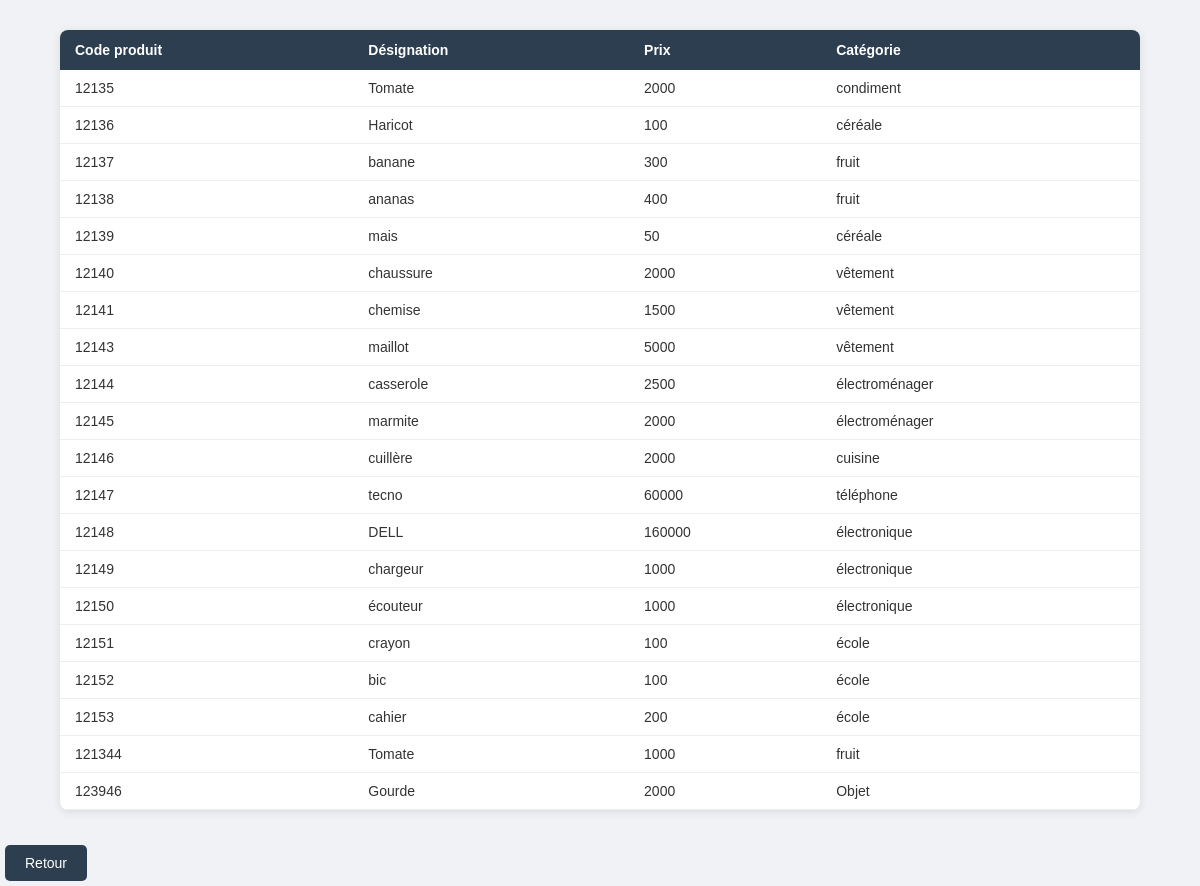
Screenshot of /voirarticle.php (signed in) with the database file from the repository.
### tables this page shows
CREATE TABLE IF NOT EXISTS `articles` (
  `id_articles` int unsigned NOT NULL AUTO_INCREMENT,
  `designation` varchar(50) DEFAULT NULL,
  `prix` int DEFAULT NULL,
  `categorie` text,
  PRIMARY KEY (`id_articles`)
);

### voirarticle.php (the view, shortened to what this page needs)
<?php
include_once "config.php";
if (!isset($_SESSION['user_id'])) {
    header("location: index.php");
    exit();
} else {
    $req = $idcom->prepare("SELECT * FROM articles ");
    $req->execute();
    $prod = $req->fetchAll();
}
?>
<!DOCTYPE html>
<html lang="en">
<head>
    <link rel="stylesheet" href="style.css">
</head>
<body>
    <table>
        <tr>
            <th>Code produit</th>
            <th>Désignation</th>
            <th>Prix</th>
            <th>Catégorie</th>
        </tr>
        <?php
        foreach ($prod as $p) {
            echo "
                <tr>
                    <td>" . $p['id_articles'] . "</td>
                    <td>" . $p['designation'] . "</td>
                    <td>" . $p['prix'] . "</td>
                    <td>" . $p['categorie'] . "</td>
                </tr>";
        }
        ?>
    </table>
    <button type="button" onclick="window.location.href='accueil.php'">Retour</button>
</body>
</html>

### style.css (style rules this page uses)
* { margin: 0; padding: 0; box-sizing: border-box; }
body { font-family: Arial, sans-serif; background-color: #f0f2f5; color: #333; }
button { padding: 10px 20px; background-color: #2c3e50; color: white; border: none; border-radius: 5px; font-size: 14px; cursor: pointer; margin: 5px; }
table { width: 90%; margin: 30px auto; border-collapse: collapse; background: white; border-radius: 8px; overflow: hidden; box-shadow: 0 2px 10px rgba(0,0,0,0.1); }
th { background-color: #2c3e50; color: white; padding: 12px 15px; text-align: left; font-size: 14px; }
td { padding: 10px 15px; font-size: 14px; border-bottom: 1px solid #eee; }

### rows the page displays
articles: id_articles "12135", designation "Tomate", prix "2000", categorie "condiment"
articles: id_articles "12136", designation "Haricot", prix "100", categorie "céréale"
articles: id_articles "12137", designation "banane", prix "300", categorie "fruit"
articles: id_articles "12138", designation "ananas", prix "400", categorie "fruit"
articles: id_articles "12139", designation "mais", prix "50", categorie "céréale"
articles: id_articles "12140", designation "chaussure", prix "2000", categorie "vêtement"
articles: id_articles "12141", designation "chemise", prix "1500", categorie "vêtement"
articles: id_articles "12143", designation "maillot", prix "5000", categorie "vêtement"
articles: id_articles "12144", designation "casserole", prix "2500", categorie "électroménager"
articles: id_articles "12145", designation "marmite", prix "2000", categorie "électroménager"
articles: id_articles "12146", designation "cuillère", prix "2000", categorie "cuisine"
articles: id_articles "12147", designation "tecno", prix "60000", categorie "téléphone"
articles: id_articles "12148", designation "DELL", prix "160000", categorie "électronique"
articles: id_articles "12149", designation "chargeur", prix "1000", categorie "électronique"
articles: id_articles "12150", designation "écouteur", prix "1000", categorie "électronique"
articles: id_articles "12151", designation "crayon", prix "100", categorie "école"
articles: id_articles "12152", designation "bic", prix "100", categorie "école"
articles: id_articles "12153", designation "cahier", prix "200", categorie "école"
articles: id_articles "121344", designation "Tomate", prix "1000", categorie "fruit"
articles: id_articles "123946", designation "Gourde", prix "2000", categorie "Objet"
